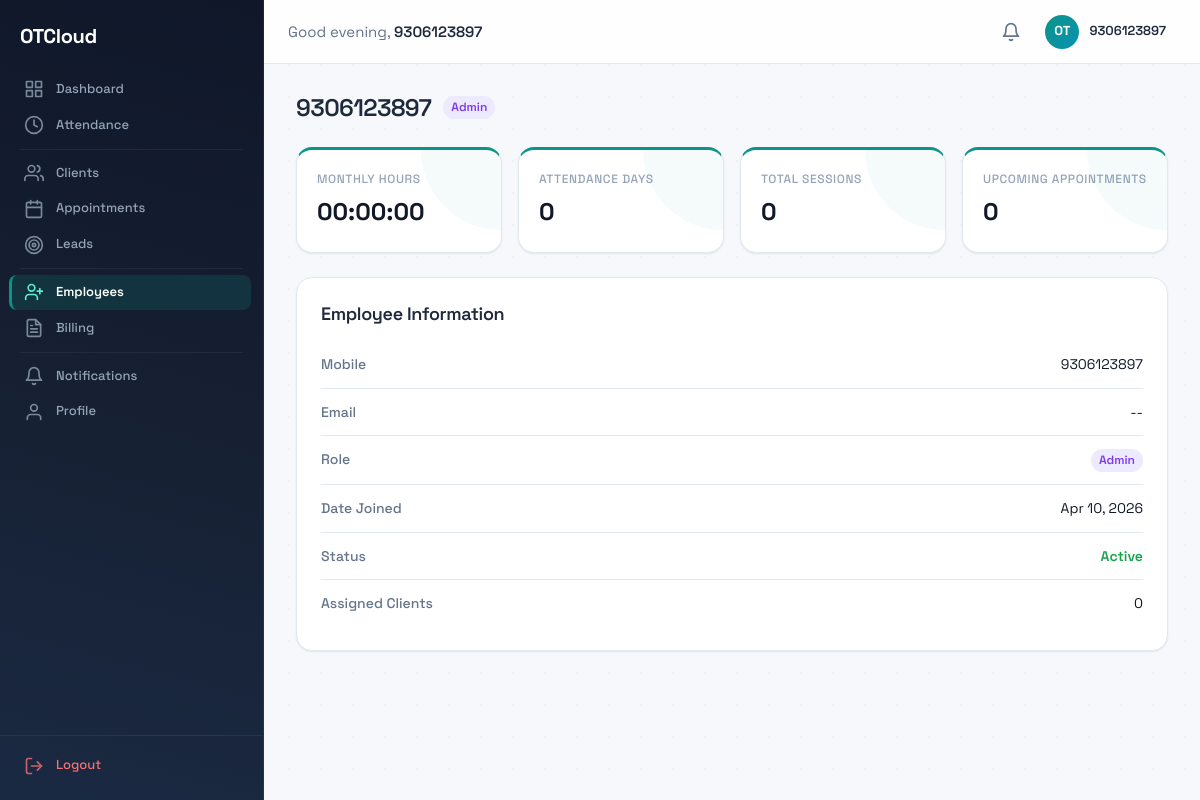
/accounts/employees/1/ (signed in), run on the app's committed database.
### accounts/models.py (models this page shows, shortened)
class User(AbstractBaseUser, PermissionsMixin):
    class Role(models.TextChoices):
        ADMIN = 'admin', 'Admin'
        STAFF = 'staff', 'Staff'
        CLIENT = 'client', 'Client'
    mobile_number = models.CharField(max_length=15, unique=True)
    first_name = models.CharField(max_length=50, blank=True)
    last_name = models.CharField(max_length=50, blank=True)
    email = models.EmailField(blank=True)
    role = models.CharField(max_length=10, choices=Role.choices, default=Role.STAFF)
    is_verified = models.BooleanField(default=False)
    is_active = models.BooleanField(default=True)
    is_staff = models.BooleanField(default=False)
    date_joined = models.DateTimeField(auto_now_add=True)
    profile_image = models.ImageField(upload_to='profiles/', blank=True, null=True)
    objects = UserManager()
    USERNAME_FIELD = 'mobile_number'
    REQUIRED_FIELDS = []
    class Meta:
        ordering = ['-date_joined']
    def get_full_name(self):
        return f"{self.first_name} {self.last_name}".strip()

### accounts/views.py (the view)
# urls.py: path('employees/<int:pk>/', views.employee_detail_view, name='employee_detail'),
@login_required
@staff_required
def employee_detail_view(request, pk):
    employee = get_object_or_404(User, pk=pk, role__in=[User.Role.STAFF, User.Role.ADMIN])
    from attendance.models import AttendanceLog
    from appointments.models import Appointment
    today = timezone.localdate()
    month_start = today.replace(day=1)
    month_hours = AttendanceLog.active_objects.filter(
        user=employee, date__gte=month_start, duration__isnull=False
    ).aggregate(total=Sum('duration'))['total'] or timedelta()
    attendance_days = AttendanceLog.active_objects.filter(
        user=employee, date__gte=month_start
    ).values('date').distinct().count()
    total_sessions = Appointment.active_objects.filter(
        staff=employee, status=Appointment.Status.COMPLETED
    ).count()
    upcoming = Appointment.active_objects.filter(
        staff=employee, date__gte=today, status=Appointment.Status.SCHEDULED
    ).count()
    assigned_clients_count = employee.assigned_clients.filter(is_deleted=False).count()
    total_seconds = int(month_hours.total_seconds())
    hours, remainder = divmod(total_seconds, 3600)
    minutes, seconds = divmod(remainder, 60)
    month_hours_display = f'{hours:02d}:{minutes:02d}:{seconds:02d}'
    context = {
        'employee': employee,
        'month_hours': month_hours_display,
        'attendance_days': attendance_days,
        'total_sessions': total_sessions,
        'upcoming_appointments': upcoming,
        'assigned_clients': assigned_clients_count,
    }
    return render(request, 'accounts/employee_detail.html', context)

### core/models.py (called while the page is built)
    def get_queryset(self):
        return super().get_queryset().filter(is_deleted=False)

### notifications/context_processors.py (called while the page is built)
def unread_notifications_count(request):
    if request.user.is_authenticated:
        return {
            'unread_notifications_count': NotificationService.get_unread_count(request.user),
        }
    return {'unread_notifications_count': 0}

### notifications/services.py (called while the page is built)
    @staticmethod
    def get_unread_count(user):
        return (
            Notification.active_objects
            .filter(user=user, is_read=False)
            .count()
        )

### accounts/templates/accounts/employee_detail.html (shortened to what this page needs)
{% extends "base.html" %}
{% block content %}
<div class="employee-header">
  <h1>{{ employee.get_full_name|default:employee.mobile_number }}</h1>
  <span class="badge-role badge-{{ employee.role }}">{{ employee.get_role_display }}</span>
</div>
<div class="stats-grid">
  <div class="card stat-card">
    <div class="stat-label">Monthly Hours</div>
    <div class="stat-value">{{ month_hours }}</div>
  </div>
  <div class="card stat-card">
    <div class="stat-label">Attendance Days</div>
    <div class="stat-value">{{ attendance_days }}</div>
  </div>
  <div class="card stat-card">
    <div class="stat-label">Total Sessions</div>
    <div class="stat-value">{{ total_sessions }}</div>
  </div>
  <div class="card stat-card">
    <div class="stat-label">Upcoming Appointments</div>
    <div class="stat-value">{{ upcoming_appointments }}</div>
  </div>
</div>
<div class="card">
  <div class="card-body">
    <h2 style="font-size: 1.125rem; margin-bottom: 1rem;">Employee Information</h2>
    <div class="info-row">
      <span class="info-label">Mobile</span>
      <span class="info-value">{{ employee.mobile_number }}</span>
    </div>
    <div class="info-row">
      <span class="info-label">Email</span>
      <span class="info-value">{{ employee.email|default:"--" }}</span>
    </div>
    <div class="info-row">
      <span class="info-label">Role</span>
      <span class="info-value">
        <span class="badge-role badge-{{ employee.role }}">{{ employee.get_role_display }}</span>
      </span>
    </div>
    <div class="info-row">
      <span class="info-label">Date Joined</span>
      <span class="info-value">{{ employee.date_joined|date:"M j, Y" }}</span>
    </div>
    <div class="info-row">
      <span class="info-label">Status</span>
      <span class="info-value">
        {% if employee.is_active %}
          <span class="badge-active">Active</span>
        {% else %}
          <span class="badge-inactive">Inactive</span>
        {% endif %}
      </span>
    </div>
    <div class="info-row">
      <span class="info-label">Assigned Clients</span>
      <span class="info-value">{{ assigned_clients }}</span>
    </div>
  </div>
</div>
{% endblock %}

### templates/base.html (shortened to what this page needs)
{% load static %}
<!DOCTYPE html>
<html lang="en">
<head>
  <link rel="stylesheet" href="{% static 'css/style.css' %}">
</head>
<body>
{% if user.is_authenticated %}
  <nav class="sidebar" id="sidebar">
    <div class="sidebar-header">
      <a href="/" class="sidebar-brand">
        <span class="sidebar-logo-text">OTCloud</span>
      </a>
    </div>
    <ul class="sidebar-nav">
      <li class="sidebar-item">
        <a href="/" class="sidebar-link {% if request.path == '/' %}active{% endif %}">
          Dashboard
        </a>
      </li>
      {% if request.user.role == 'admin' or request.user.role == 'staff' %}
      <li class="sidebar-item">
        <a href="{% url 'attendance:dashboard' %}" class="sidebar-link {% if '/attendance/' in request.path %}active{% endif %}">
          <svg class="sidebar-icon" width="20" height="20" viewBox="0 0 24 24" fill="none" stroke="currentColor" stroke-width="2" stroke-linecap="round" stroke-linejoin="round">
            <circle cx="12" cy="12" r="10"/><polyline points="12 6 12 12 16 14"/>
          </svg>
          Attendance
        </a>
      </li>
      <li class="sidebar-divider"></li>
      <li class="sidebar-item">
        <a href="{% url 'clients:client_list' %}" class="sidebar-link {% if '/clients/' in request.path %}active{% endif %}">
          Clients
        </a>
      </li>
      <li class="sidebar-item">
        <a href="{% url 'appointments:appointment_list' %}" class="sidebar-link {% if '/appointments/' in request.path %}active{% endif %}">
          Appointments
        </a>
      </li>
      <li class="sidebar-item">
        <a href="{% url 'lms:lead_list' %}" class="sidebar-link {% if '/lms/' in request.path %}active{% endif %}">
          <svg class="sidebar-icon" width="20" height="20" viewBox="0 0 24 24" fill="none" stroke="currentColor" stroke-width="2" stroke-linecap="round" stroke-linejoin="round">
            <circle cx="12" cy="12" r="10"/>
            <circle cx="12" cy="12" r="6"/>
            <circle cx="12" cy="12" r="2"/>
          </svg>
          Leads
        </a>
      </li>
      <li class="sidebar-divider"></li>
      <li class="sidebar-item">
        <a href="{% url 'accounts:employee_list' %}" class="sidebar-link {% if '/employees/' in request.path %}active{% endif %}">
          Employees
        </a>
      </li>
      {% if request.user.role == 'admin' %}
      <li class="sidebar-item">
        <a href="{% url 'billing:invoice_list' %}" class="sidebar-link {% if '/billing/' in request.path %}active{% endif %}">
          Billing
        </a>
      </li>
      {% endif %}
      {% endif %}
      <li class="sidebar-divider"></li>
      <li class="sidebar-item">
        <a href="{% url 'notifications:list' %}" class="sidebar-link {% if '/notifications/' in request.path %}active{% endif %}">
          <svg class="sidebar-icon" width="20" height="20" viewBox="0 0 24 24" fill="none" stroke="currentColor" stroke-width="2" stroke-linecap="round" stroke-linejoin="round">
            <path d="M18 8A6 6 0 0 0 6 8c0 7-3 9-3 9h18s-3-2-3-9"/>
            <path d="M13.73 21a2 2 0 0 1-3.46 0"/>
          </svg>
          Notifications
        </a>
      </li>
      <li class="sidebar-item">
        <a href="{% url 'accounts:profile' %}" class="sidebar-link {% if '/accounts/profile/' in request.path %}active{% endif %}">
          <svg class="sidebar-icon" width="20" height="20" viewBox="0 0 24 24" fill="none" stroke="currentColor" stroke-width="2" stroke-linecap="round" stroke-linejoin="round">
            <path d="M20 21v-2a4 4 0 0 0-4-4H8a4 4 0 0 0-4 4v2"/>
            <circle cx="12" cy="7" r="4"/>
          </svg>
          Profile
        </a>
      </li>
    </ul>
    <ul class="sidebar-nav-bottom">
      <li class="sidebar-item">
        <a href="{% url 'accounts:logout' %}" class="sidebar-link sidebar-link--logout">
          <svg class="sidebar-icon" width="20" height="20" viewBox="0 0 24 24" fill="none" stroke="currentColor" stroke-width="2" stroke-linecap="round" stroke-linejoin="round">
            <path d="M9 21H5a2 2 0 0 1-2-2V5a2 2 0 0 1 2-2h4"/>
            <polyline points="16 17 21 12 16 7"/>
            <line x1="21" y1="12" x2="9" y2="12"/>
          </svg>
          Logout
        </a>
      </li>
    </ul>
  </nav>
  <header class="topbar">
    <div class="topbar-left">
      <span class="topbar-greeting">
        Good <span id="timeGreeting">morning</span>, <strong>{{ request.user.first_name|default:request.user.mobile_number }}</strong>
      </span>
    </div>
    <div class="topbar-right">
      <a href="{% url 'notifications:list' %}" class="topbar-notifications" title="Notifications">
        <svg width="20" height="20" viewBox="0 0 24 24" fill="none" stroke="currentColor" stroke-width="2" stroke-linecap="round" stroke-linejoin="round">
          <path d="M18 8A6 6 0 0 0 6 8c0 7-3 9-3 9h18s-3-2-3-9"/>
          <path d="M13.73 21a2 2 0 0 1-3.46 0"/>
        </svg>
      </a>
      <a href="{% url 'accounts:profile' %}" class="topbar-user-area">
        <div class="topbar-avatar">
          {% if request.user.profile_image %}
            <img src="{{ request.user.profile_image.url }}" alt="Profile" class="avatar-img">
          {% else %}
            OT
          {% endif %}
        </div>
        <span class="topbar-user-name">{{ request.user.get_full_name|default:request.user.mobile_number }}</span>
      </a>
    </div>
  </header>
{% endif %}
<main class="main-content {% if not user.is_authenticated %}main-content--full{% endif %}">
  {% block content %}{% endblock %}
</main>
</body>
</html>

### accounts/templates/accounts/employee_detail.html (style rules this page uses)
.employee-header { display: flex; align-items: center; gap: 0.75rem; margin-bottom: 1.5rem; }
.employee-header h1 { margin: 0; font-size: 1.5rem; }
.badge-role { display: inline-block; padding: 0.125rem 0.5rem; border-radius: 9999px; font-size: 0.75rem; font-weight: 600; text-transform: capitalize; }
.badge-admin { background: #ede9fe; color: #7c3aed; }
.stats-grid { display: grid; grid-template-columns: repeat(auto-fit, minmax(180px, 1fr)); gap: 1rem; margin-bottom: 1.5rem; }
.stat-card { padding: 1.25rem; }
.stat-label { font-size: 0.75rem; font-weight: 500; color: var(--text-muted, #9ca3af); text-transform: uppercase; letter-spacing: 0.05em; margin-bottom: 0.25rem; }
.stat-value { font-size: 1.5rem; font-weight: 700; color: var(--text-primary, #111827); }
.info-row { display: flex; justify-content: space-between; padding: 0.75rem 0; border-bottom: 1px solid var(--border, #e5e7eb); font-size: 0.875rem; }
.info-row:last-child { border-bottom: none; }
.info-label { color: var(--text-secondary, #6b7280); font-weight: 500; }
.info-value { color: var(--text-primary, #111827); text-align: right; }
.badge-active { color: #16a34a; font-weight: 600; }

### data on the page
User: user.first_name "9306123897", user.get_full_name "9306123897", get_full_name "9306123897", role "Admin", mobile_number "9306123897", email "--", date_joined "Apr 10, 2026"

### other printed values
{{ month_hours }} "00:00:00"
{{ attendance_days }} "0"
{{ total_sessions }} "0"
{{ upcoming_appointments }} "0"
{{ assigned_clients }} "0"
